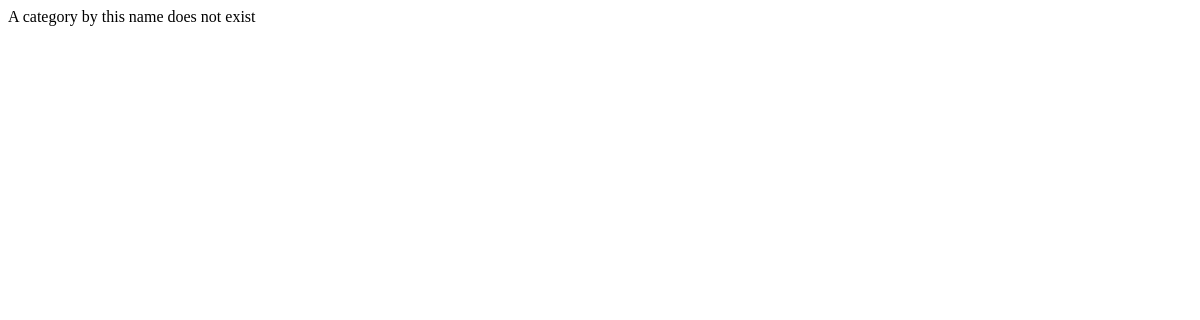
Page /rango/category/python/add_page/ on the earlier database version.
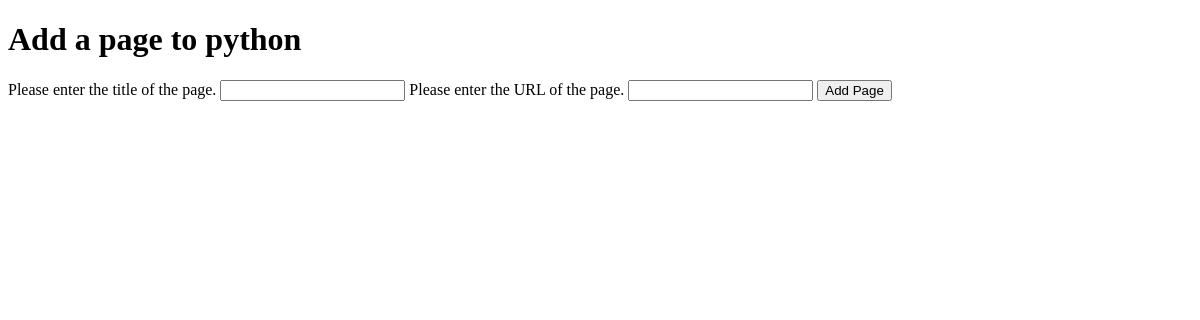
Same page on the later database version.
### rango/models.py (models this page shows, shortened)
class Category(models.Model):
    name = models.CharField(max_length=128, unique=True)
    views = models.IntegerField(default=0)
    likes= models.IntegerField(default=0)
    slug = models.SlugField()
    class Meta:
        verbose_name_plural ='categories'

### rango/views.py (the view, shortened to what this page needs)
# urls.py: url(r'^category/(?P<category_name_slug>[\w\-]+)/add_page/$',
def add_page(request, category_name_slug):
    try:
        category = Category.objects.get(slug=category_name_slug)
    except Category.DoesNotExist:
        category = None
    form = PageForm()
    context_dict = {'form':form, 'category': category}
    return render(request, 'rango/add_page.html', context_dict)

### rango/forms.py
class PageForm(forms.ModelForm):
    title = forms.CharField(max_length=128,
                            help_text="Please enter the title of the page.")
    url = forms.URLField(max_length=200,
                         help_text="Please enter the URL of the page.")
    views = forms.IntegerField(widget=forms.HiddenInput(), initial=0)
    class Meta:
        model = Page
        exclude = ('category',)

### templates/rango/add_page.html (shortened to what this page needs)
<!DOCTYPE html>
<html>
<body>
        {%  if category %}
             <h1>Add a page to {{  category.slug }}</h1>
        <div>
            <form id="page_form" method="post" action="/rango/category/{{ category.slug }}/add_page/">
                {% for field in form.visible_fields %}
                    {{ field.help_text }}
                    {{ field }}
                {% endfor %}
                <input type="submit" name="submit" value="Add Page" />
            </form>
                {% else %}
                    <div>A category by this name does not exist</div>
                {% endif %}
        </div>
</body>
</html>

Differences in the rows shown:
now on this page (row edited): Category: slug "python"
changed Category: slug empty → "python" (drawn)
Other differences:
form field submit: (not shown) → "Add Page"
text no longer shown: "A category by this name does not exist"
text now shown: "Add a page to"
new list line: "Please enter the title of the page. "
new list line: "Please enter the URL of the page. "
